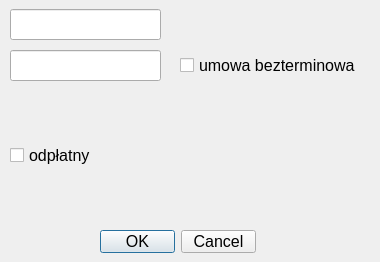
<?xml version="1.0" encoding="UTF-8"?>
<ui version="4.0">
 <class>Dialog</class>
 <widget class="QDialog" name="Dialog">
  <property name="geometry">
   <rect>
    <x>0</x>
    <y>0</y>
    <width>380</width>
    <height>262</height>
   </rect>
  </property>
  <property name="windowTitle">
   <string>Dialog</string>
  </property>
  <widget class="QDialogButtonBox" name="buttons">
   <property name="geometry">
    <rect>
     <x>100</x>
     <y>230</y>
     <width>156</width>
     <height>23</height>
    </rect>
   </property>
   <property name="font">
    <font>
     <pointsize>12</pointsize>
    </font>
   </property>
   <property name="orientation">
    <enum>Qt::Horizontal</enum>
   </property>
   <property name="standardButtons">
    <set>QDialogButtonBox::Cancel|QDialogButtonBox::Ok</set>
   </property>
  </widget>
  <widget class="QLineEdit" name="date1">
   <property name="geometry">
    <rect>
     <x>10</x>
     <y>9</y>
     <width>151</width>
     <height>31</height>
    </rect>
   </property>
   <property name="font">
    <font>
     <pointsize>12</pointsize>
    </font>
   </property>
  </widget>
  <widget class="QLineEdit" name="date2">
   <property name="enabled">
    <bool>true</bool>
   </property>
   <property name="geometry">
    <rect>
     <x>10</x>
     <y>50</y>
     <width>151</width>
     <height>31</height>
    </rect>
   </property>
   <property name="font">
    <font>
     <pointsize>12</pointsize>
    </font>
   </property>
   <property name="readOnly">
    <bool>false</bool>
   </property>
  </widget>
  <widget class="QCheckBox" name="ter">
   <property name="geometry">
    <rect>
     <x>180</x>
     <y>50</y>
     <width>181</width>
     <height>31</height>
    </rect>
   </property>
   <property name="font">
    <font>
     <pointsize>12</pointsize>
    </font>
   </property>
   <property name="text">
    <string>umowa bezterminowa</string>
   </property>
  </widget>
  <widget class="QgsFileWidget" name="dirPath">
   <property name="geometry">
    <rect>
     <x>10</x>
     <y>110</y>
     <width>351</width>
     <height>27</height>
    </rect>
   </property>
   <property name="font">
    <font>
     <pointsize>12</pointsize>
    </font>
   </property>
   <property name="fullUrl">
    <bool>true</bool>
   </property>
   <property name="storageMode">
    <enum>QgsFileWidget::GetDirectory</enum>
   </property>
  </widget>
  <widget class="QCheckBox" name="platny">
   <property name="geometry">
    <rect>
     <x>10</x>
     <y>140</y>
     <width>181</width>
     <height>31</height>
    </rect>
   </property>
   <property name="font">
    <font>
     <pointsize>12</pointsize>
    </font>
   </property>
   <property name="text">
    <string>odpłatny</string>
   </property>
  </widget>
  <widget class="QLineEdit" name="odplatny">
   <property name="geometry">
    <rect>
     <x>100</x>
     <y>150</y>
     <width>0</width>
     <height>0</height>
    </rect>
   </property>
   <property name="maximumSize">
    <size>
     <width>0</width>
     <height>0</height>
    </size>
   </property>
  </widget>
 </widget>
 <customwidgets>
  <customwidget>
   <class>QgsFileWidget</class>
   <extends>QWidget</extends>
   <header>qgsfilewidget.h</header>
  </customwidget>
 </customwidgets>
 <resources/>
 <connections>
  <connection>
   <sender>buttons</sender>
   <signal>accepted()</signal>
   <receiver>Dialog</receiver>
   <slot>accept()</slot>
   <hints>
    <hint type="sourcelabel">
     <x>248</x>
     <y>254</y>
    </hint>
    <hint type="destinationlabel">
     <x>157</x>
     <y>274</y>
    </hint>
   </hints>
  </connection>
  <connection>
   <sender>buttons</sender>
   <signal>rejected()</signal>
   <receiver>Dialog</receiver>
   <slot>reject()</slot>
   <hints>
    <hint type="sourcelabel">
     <x>316</x>
     <y>260</y>
    </hint>
    <hint type="destinationlabel">
     <x>286</x>
     <y>274</y>
    </hint>
   </hints>
  </connection>
 </connections>
</ui>
